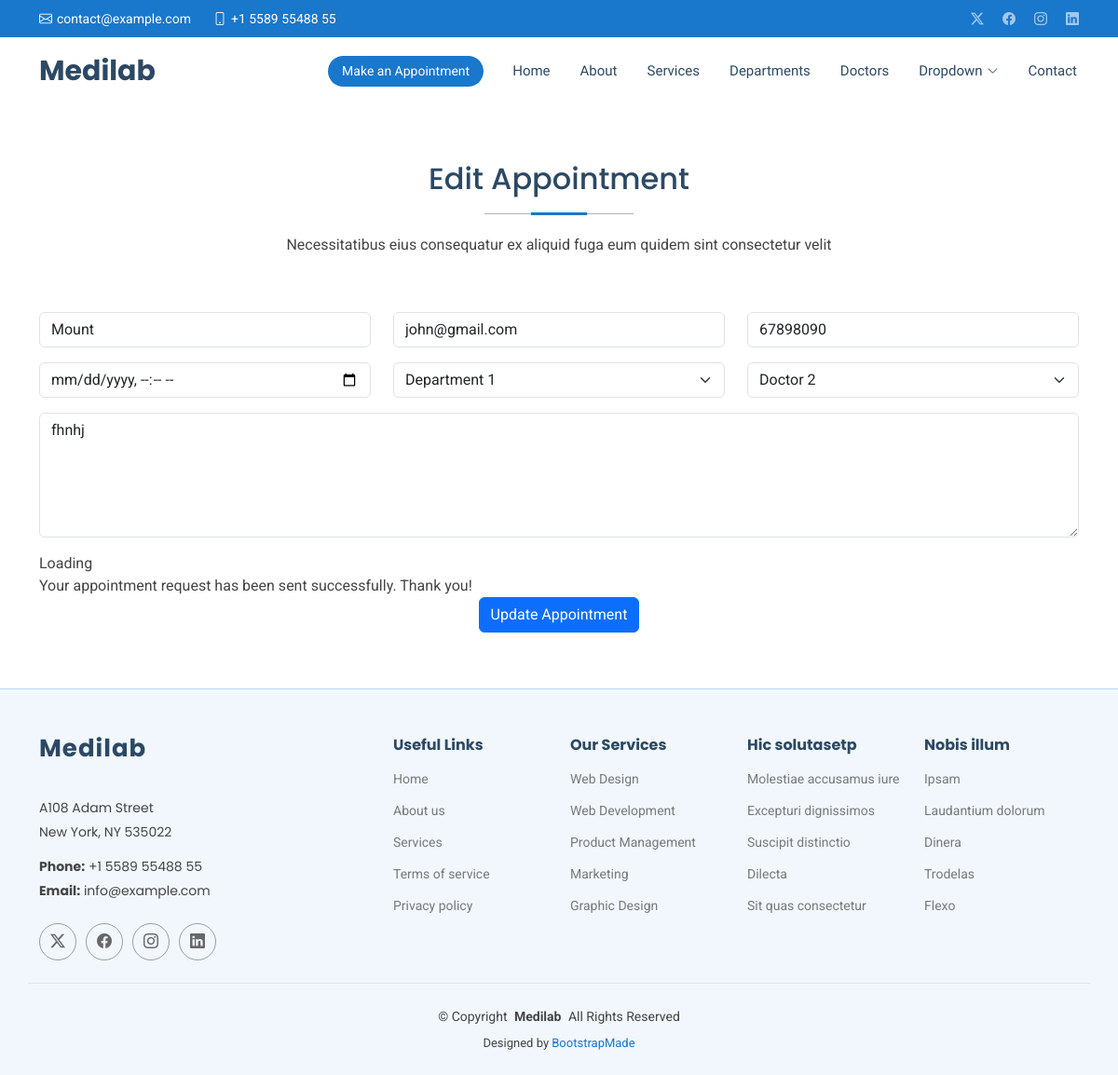
The page /edit/3 on the database its author committed.
### myapp/models.py (models this page shows, shortened)
class Appointment(models.Model):
    name = models.CharField(max_length=100)
    email= models.EmailField()
    phone= models.CharField(max_length=20)
    datetime= models.DateTimeField()
    department= models.CharField(max_length=20)
    doctor= models.CharField(max_length=100)
    message= models.TextField()

### myapp/views.py (the view)
# urls.py: path('edit/<int:id>', views.edit),
def edit(request, id):
    editappointment=get_object_or_404(Appointment, id=id)
    if request.method=="POST":
        editappointment.name= request.POST.get('name')
        editappointment.email= request.POST.get('email')
        editappointment.phone= request.POST.get('phone')
        editappointment.datetime= request.POST.get('datedwcf')
        editappointment.department= request.POST.get('department')
        editappointment.doctor= request.POST.get('doctor')
        editappointment.message= request.POST.get('message')
        editappointment.save()
        messages.success(request, 'Your appointment has been updated successfully')
        return redirect('/show')
    else:
        return render(request, 'edit.html', {'editappointment':editappointment})

### templates/edit.html (shortened to what this page needs)
{% extends 'starter-page.html' %}
{% load static %}
{% block content %}
    <section id="appointment" class="appointment section">
      <div class="container section-title" data-aos="fade-up">
        <h2>Edit Appointment</h2>
        <p>Necessitatibus eius consequatur ex aliquid fuga eum quidem sint consectetur velit</p>
      </div>
      <div class="container" data-aos="fade-up" data-aos-delay="100">
        <form method="post">
          <div class="row">
            <div class="col-md-4 form-group">
              <input type="text" name="name" value="{{ editappointment.name }}" class="form-control" id="name" placeholder="Your Name" required="">
            </div>
            <div class="col-md-4 form-group mt-3 mt-md-0">
              <input type="email" value="{{ editappointment.email }}" class="form-control" name="email" id="email" placeholder="Your Email" required="">
            </div>
            <div class="col-md-4 form-group mt-3 mt-md-0">
              <input type="tel" class="form-control" value="{{ editappointment.phone }}" name="phone" id="phone" placeholder="Your Phone" required="">
            </div>
          </div>
          <div class="row">
            <div class="col-md-4 form-group mt-3">
              <input type="datetime-local" name="date" class="form-control datepicker" id="date" placeholder="Appointment Date" required="">
            </div>
            <div class="col-md-4 form-group mt-3">
              <select name="department" id="department"  class="form-select" required="">
                <option value="Department 1" {% if editappointment.department == 'Department 1' %}
                	selected
                {% endif %} >Department 1</option>
              </select>
            </div>
            <div class="col-md-4 form-group mt-3">
              <select name="doctor" id="doctor" class="form-select" required="">
                <option value="Doctor 2" {% if editappointment.doctor == 'Doctor 2' %}
                	selected
                {% endif %} >Doctor 2</option>
              </select>
            </div>
          </div>
          <div class="form-group mt-3">
            <textarea class="form-control" name="message" rows="5" placeholder="Message (Optional)" >{{ editappointment.message }}</textarea>
          </div>
          <div class="mt-3">
            <div class="loading">Loading</div>
            <div class="sent-message">Your appointment request has been sent successfully. Thank you!</div>
            <div class="text-center"><button type="submit" class="btn btn-primary">Update Appointment</button></div>
          </div>
        </form>
      </div>
    </section>
{% endblock %}

### static/assets/css/main.css (style rules this page uses)
:root { --default-font: "Roboto", system-ui, -apple-system, "Segoe UI", Roboto, "Helvetica Neue", Arial, "Noto Sans", "Liberation Sans", sans-serif, "Apple Color Emoji", "Segoe UI Emoji", "Segoe UI Symbol", "Noto Color Emoji"; --heading-font: "Poppins", sans-serif; --nav-font: "Raleway", sans-serif; }
:root { --background-color: #ffffff; --default-color: #444444; --heading-color: #2c4964; --accent-color: #1977cc; --surface-color: #ffffff; --contrast-color: #ffffff; }
:root { --nav-color: #2c4964; --nav-hover-color: #1977cc; --nav-mobile-background-color: #ffffff; --nav-dropdown-background-color: #ffffff; --nav-dropdown-color: #2c4964; --nav-dropdown-hover-color: #1977cc; }
:root { scroll-behavior: smooth; }
body { color: var(--default-color); background-color: var(--background-color); font-family: var(--default-font); }
h1, h2, h3, h4, h5, h6 { color: var(--heading-color); font-family: var(--heading-font); }
section, .section { color: var(--default-color); background-color: var(--background-color); padding: 60px 0; scroll-margin-top: 72px; overflow: clip; }
.section-title { text-align: center; padding-bottom: 60px; position: relative; }
.section-title h2 { font-size: 32px; font-weight: 500; margin-bottom: 20px; padding-bottom: 20px; position: relative; }
.section-title h2:before { content: ""; position: absolute; display: block; width: 160px; height: 1px; background: color-mix(in srgb, var(--default-color), transparent 60%); left: 0; right: 0; bottom: 1px; margin: auto; }
.section-title h2::after { content: ""; position: absolute; display: block; width: 60px; height: 3px; background: var(--accent-color); left: 0; right: 0; bottom: 0; margin: auto; }
.section-title p { margin-bottom: 0; }

### rows shown on the page
Appointment: name "Mount", email "john@gmail.com", phone "67898090", department "Department 1", doctor "Doctor 2", message "fhnhj"
